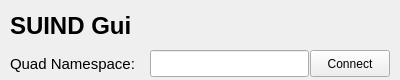
<?xml version="1.0" encoding="UTF-8"?>
<ui version="4.0">
 <class>QuadWidget</class>
 <widget class="QWidget" name="QuadWidget">
  <property name="geometry">
   <rect>
    <x>0</x>
    <y>0</y>
    <width>400</width>
    <height>80</height>
   </rect>
  </property>
  <property name="sizePolicy">
   <sizepolicy hsizetype="Minimum" vsizetype="Minimum">
    <horstretch>0</horstretch>
    <verstretch>0</verstretch>
   </sizepolicy>
  </property>
  <property name="minimumSize">
   <size>
    <width>400</width>
    <height>80</height>
   </size>
  </property>
  <property name="windowTitle">
   <string>Copilot</string>
  </property>
  <widget class="QLabel" name="title">
   <property name="geometry">
    <rect>
     <x>10</x>
     <y>10</y>
     <width>291</width>
     <height>31</height>
    </rect>
   </property>
   <property name="font">
    <font>
     <pointsize>18</pointsize>
     <weight>75</weight>
     <bold>true</bold>
    </font>
   </property>
   <property name="text">
    <string>SUIND Gui</string>
   </property>
  </widget>
  <widget class="QPushButton" name="button_connect">
   <property name="geometry">
    <rect>
     <x>310</x>
     <y>50</y>
     <width>80</width>
     <height>27</height>
    </rect>
   </property>
   <property name="text">
    <string>Connect</string>
   </property>
  </widget>
  <widget class="QLabel" name="label">
   <property name="geometry">
    <rect>
     <x>10</x>
     <y>50</y>
     <width>141</width>
     <height>27</height>
    </rect>
   </property>
   <property name="sizePolicy">
    <sizepolicy hsizetype="Minimum" vsizetype="Fixed">
     <horstretch>0</horstretch>
     <verstretch>0</verstretch>
    </sizepolicy>
   </property>
   <property name="font">
    <font>
     <pointsize>11</pointsize>
    </font>
   </property>
   <property name="text">
    <string>Quad Namespace:</string>
   </property>
  </widget>
  <widget class="QLineEdit" name="namespace_text">
   <property name="geometry">
    <rect>
     <x>150</x>
     <y>50</y>
     <width>159</width>
     <height>27</height>
    </rect>
   </property>
   <property name="toolTip">
    <string>Topic to send Twist message to</string>
   </property>
   <property name="text">
    <string/>
   </property>
  </widget>
 </widget>
 <resources/>
 <connections/>
</ui>
